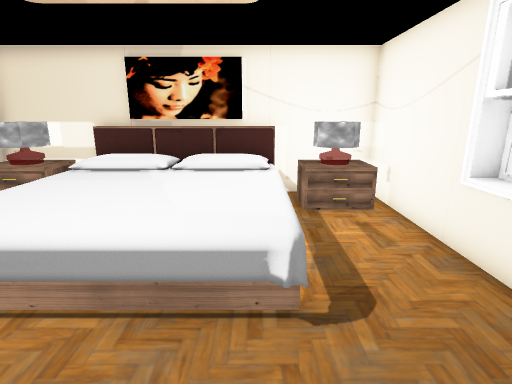
View 1 (above)

24 first-person views from a walk through a scene from a Unity 3-D project. The camera is 1.4 m above the floor, tilts 14° down and sees 80° across. The floor is counted in squares, 0.5 m on a side. Each view is taken from the middle of a square. On the plan, view 1 faces up. The plan holds only what a view shows up to about 20 squares ahead; the rest is blank. The place goes on beyond the plan. The player character is not drawn. Door leaves are left out, so doorways stand open. Some surface patterns are stand-ins.

View 2
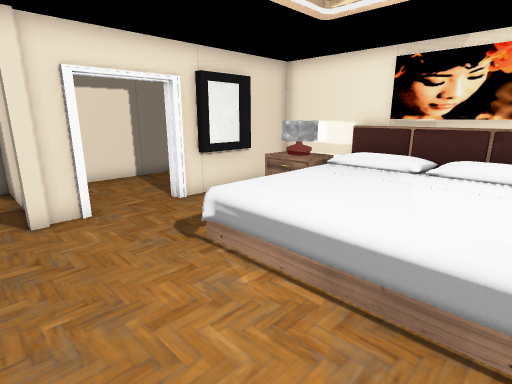

View 3
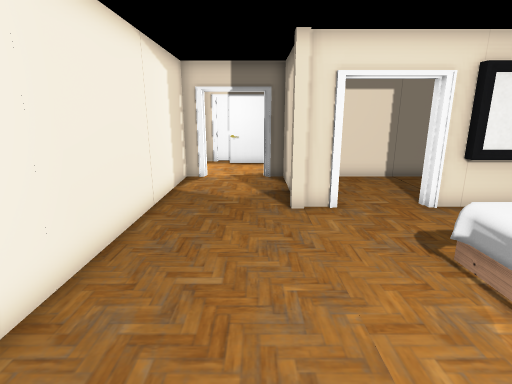

View 4
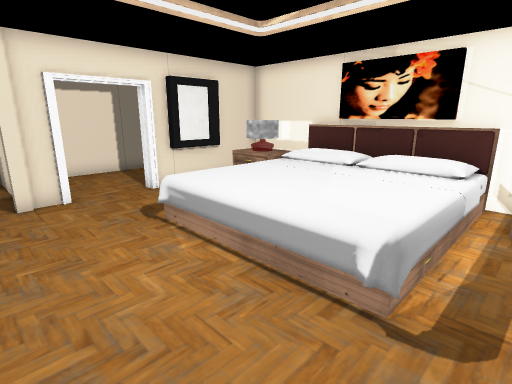

View 5
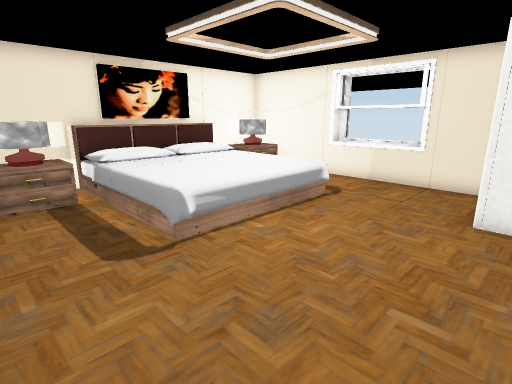

View 6
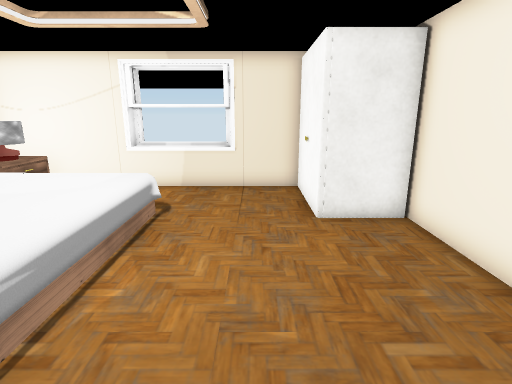

View 7
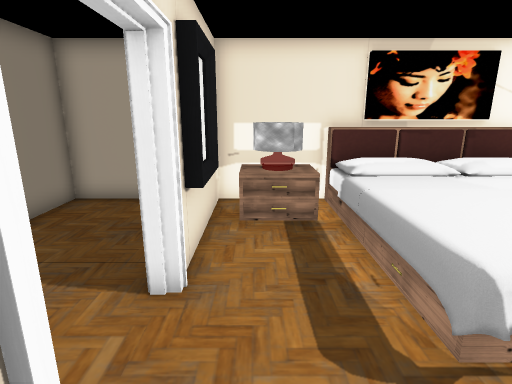

View 8
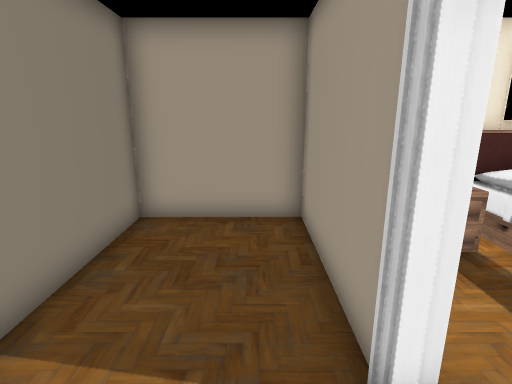

View 9
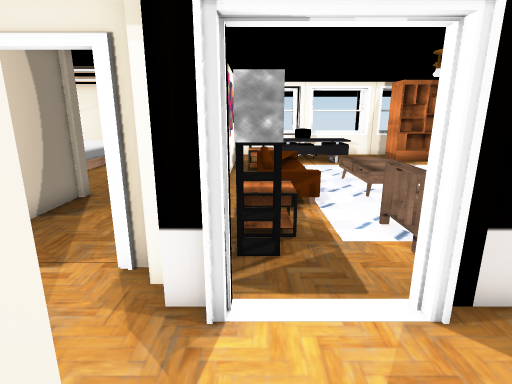

View 10
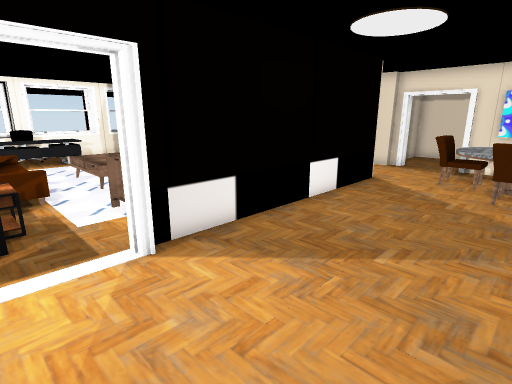

View 11
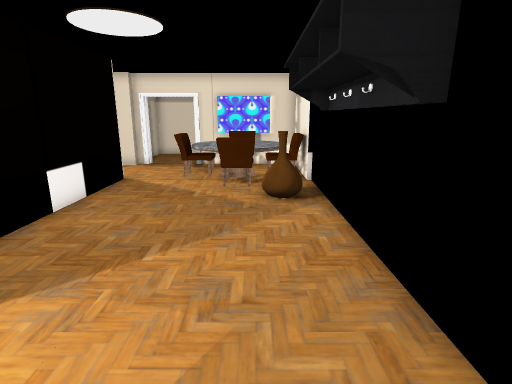

View 12
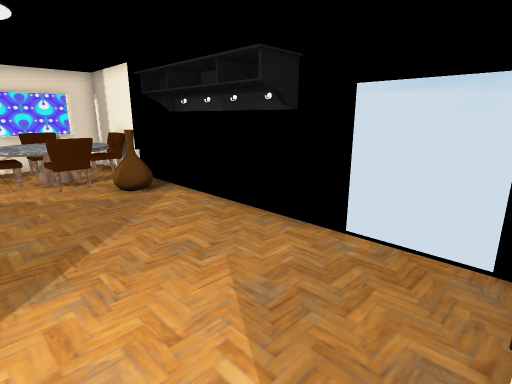

View 13
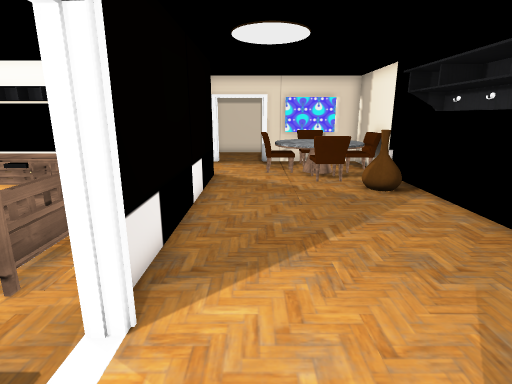

View 14
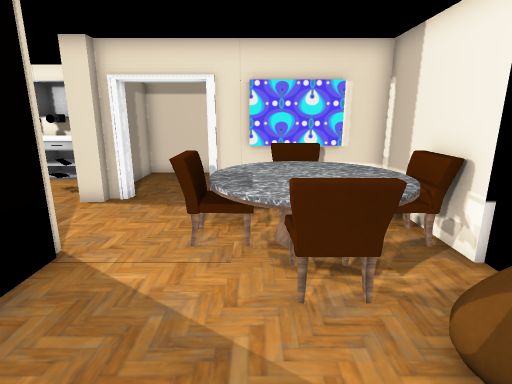

View 15
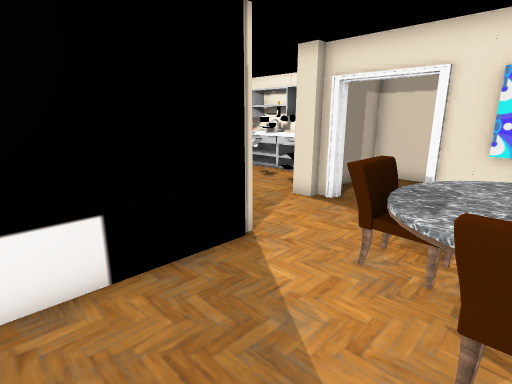

View 16
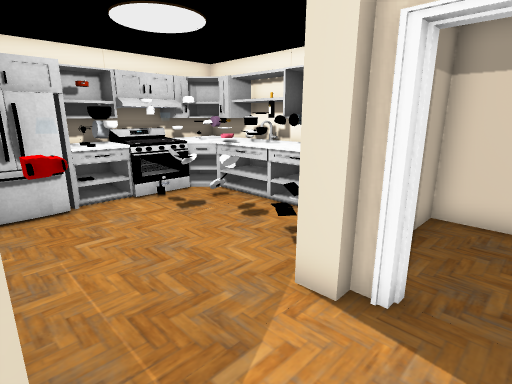

View 17
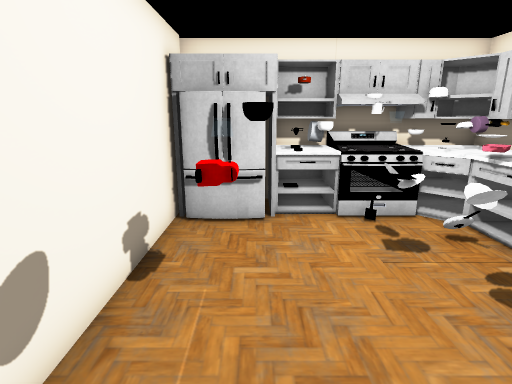

View 18
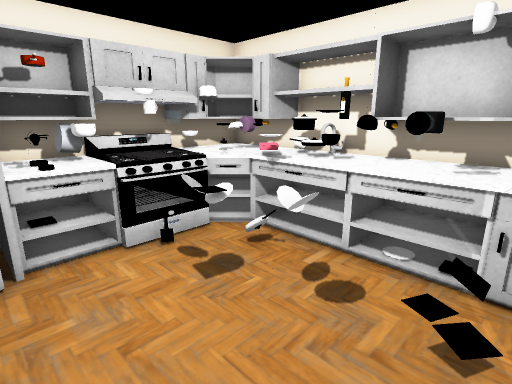

View 19
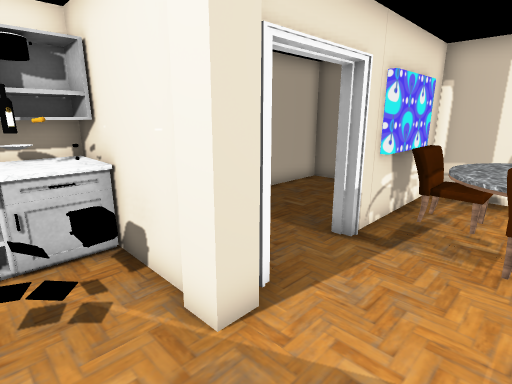

View 20
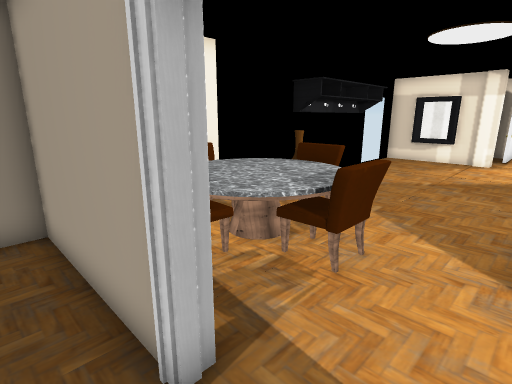

View 21
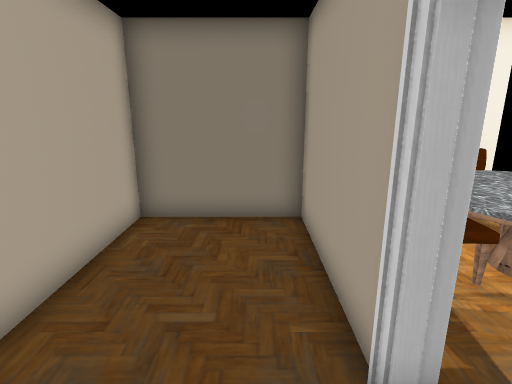

View 22
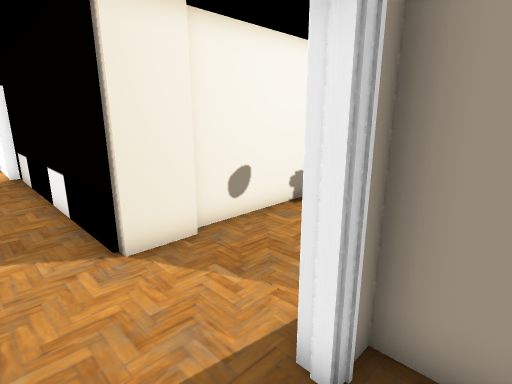

View 23
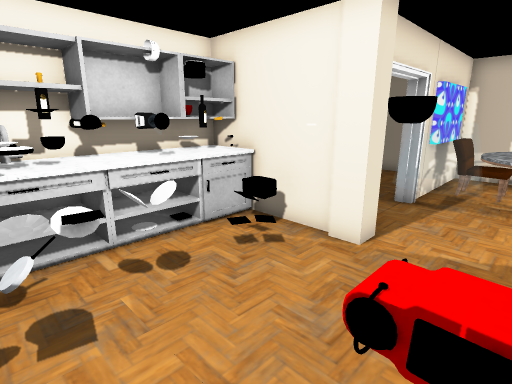

View 24
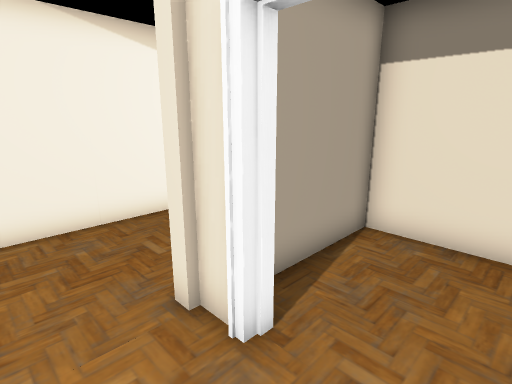

### Floor plan
Key: @ floor where view 1 was taken; # wall or solid block; . main floor; : floor 0.5 m higher than the main floor; + floor 0.75 m higher than the main floor; D open door; = window, fence, low wall or low ledge; ^ raised ledge; O other object.
Columns run from 25 left of view 1 to 5 right of it. Each row starts with its distance up from view 1.
 11            #########OOOOOO####
 10            #...##OOOOOOOOOOOO#
  9            #...##OOOOOOOOOOOO#
  8            #...##..OOOOOOOO..#
  7            #...##..OOOOOOOO..#
  6            #...##..OOOOOOOO..##
  5            #....D..OOOOOOOO..=#
  4            #....D..OOOOOOOO..=#
  3            #....D............=#
  2            ######............##
  1            #####O............#
  0        #...D.............@...#
 -1       ##...D.............OOOOO
 -2       #....D.............O
 -3       O...O##############O
 -4  #####O..#O##    ########
 -5  ........D.#=  OOOOO O
 -6  ........D.... O    O
 -7  ........D.... OO   O   ^^  =
 -8   .......#..OO         O^^O ##
 -9  #.......#.+:O         O^^.O#
-10  #.......# +:          O^^.
-11  #.......               ^
-12  #.......
-13  #.......
-14 ##.......#              OOO
-15   O......#              OOO
-16   O......#     OOOO     OOO
-17   .OO....       OOO       O
-18 ##OOOO...       OOOO
-19 #OOOOOOO.OO#######OO
-20  OOOOOOO.......OO.O
-21  #OOOOO.......OOO.OOO
-22  #.OOO.....DDDDDDDDD#
-23  ######DDD#ODDDDDDDD#
-24  #######.##DDDDOOOODO
-25  #........#DODOODDOOO
-26  #........#DDDODDOOD#
-27  #........##DDDDOOD##
-28  ########## #########

Where each view was taken, in squares from view 1:
view 1: 0 up, 0 right, facing up
view 2: 0 up, 0 right, facing up-left
view 3: 0 up, 0 right, facing left
view 4: 0 up, 2 right, facing up-left
view 5: 2 down, 9 left, facing up-right
view 6: 1 up, 8 left, facing right
view 7: 1 up, 8 left, facing up
view 8: 3 up, 11 left, facing up
view 9: 5 down, 20 left, facing right
view 10: 5 down, 22 left, facing down-right
view 11: 5 down, 22 left, facing down
view 12: 4 down, 18 left, facing down-left
view 13: 4 down, 18 left, facing down
view 14: 13 down, 20 left, facing down
view 15: 14 down, 21 left, facing down-right
view 16: 19 down, 17 left, facing down-right
view 17: 21 down, 15 left, facing right
view 18: 21 down, 13 left, facing down-right
view 19: 20 down, 12 left, facing down-left
view 20: 25 down, 16 left, facing up-left
view 21: 25 down, 16 left, facing left
view 22: 25 down, 18 left, facing up-right
view 23: 20 down, 8 left, facing down-left
view 24: 5 up, 7 left, facing down-left
